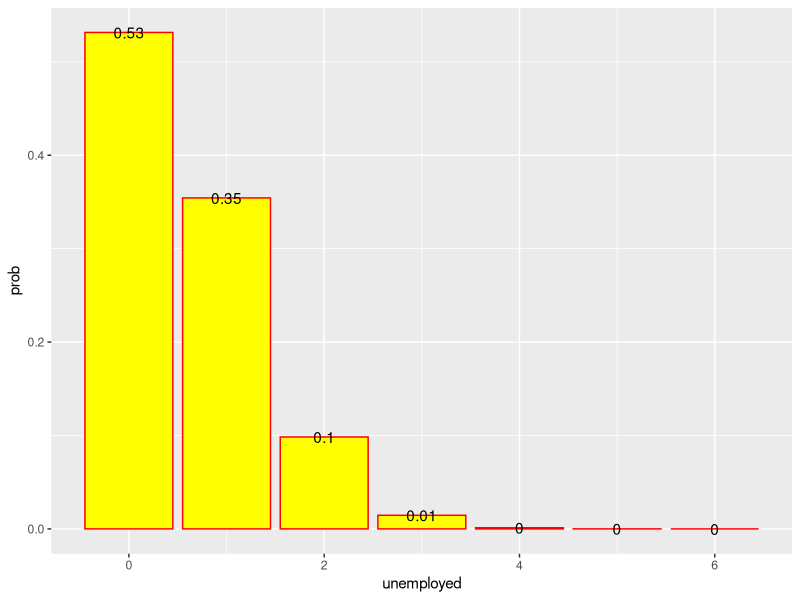
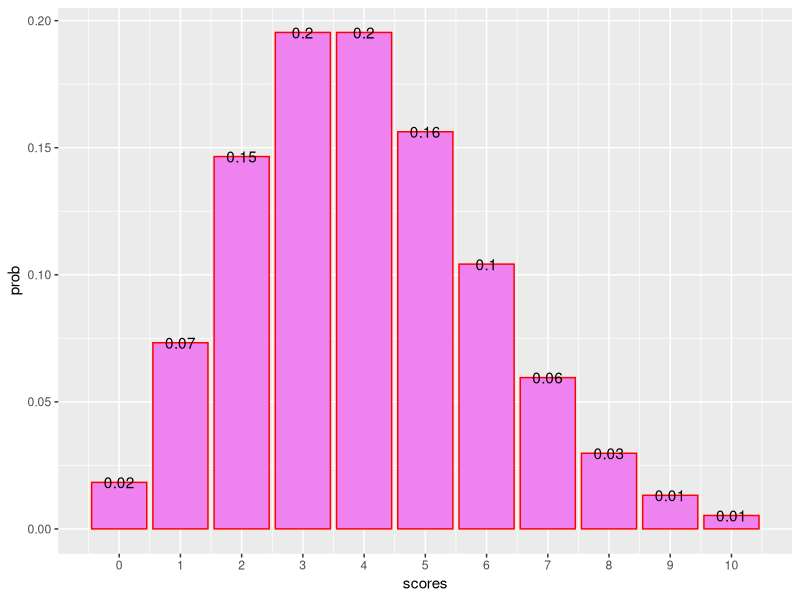

The R source for these figures, in order: (Note: this script raises an error after producing the figures.)
### Theory of Probability and Mathematical Statistics, 2021 ###
### Lab 1 ###

### Binomial distribution ### 

### Problem 2 (Seminar 1) ### 
# Уровень безработицы среди взрослого населения в некотором крупном городе страны составляет 10%. Какова вероятность того, что среди 6 случайно
# отобранных жителей этого города не более 2 человек окажутся безработными?
choose(6, 2)*0.1^2*0.9^4 + choose(6, 1)*0.1^1*0.9^5 + choose(6, 0)*0.1^0*0.9^6
pbinom(2, size = 6, prob = 0.1) 

# plot the distribution
data1 <- data.frame(unemployed = 0:6, prob = dbinom(0:6, 6, 0.1))
install.packages("ggplot2")
library(ggplot2)
ggplot(data1, aes(unemployed, prob)) + geom_bar(stat = "identity", colour = 'red', fill = 'yellow')+geom_text(aes(label=round(prob, 2)))

### Poisson distribution ###
### Problem 1 (Seminar 2) ###
### Количество голов, забитой футбольной командой N соперникам, имеет распределение Пуассона. Известно, что в среднем за один тайм (45 минут)
### команда N забивает 2 гола.
### Найдите вероятность того, что за футбольный матч (90 минут) команда N
### забьет 3 мяча?
exp(-4)*4^3/factorial(3)
dpois(x = 3, lambda = 4)

# plot the distribution
data2 <- data.frame(scores = 0:10, prob = dpois(0:10, 4)) # let us take N = 10 for illustration purposes
data2
ggplot(data2, aes(scores, prob)) + 
  geom_bar(stat = "identity", colour = 'red', fill = 'violet') +
  geom_text(aes(label=round(prob, 2))) +
  scale_x_continuous(breaks=seq(0,10,1))

# Найдите вероятность того, что за футбольный матч (90 минут) команда N
# забьет менее 3 голов?
ppois(q = 2, lambda = 4)

#####################################################################################
### Practice makes perfect ###
### Problem 2 (Seminar 2) ###
### В среднем на 4 страницы текста книги приходится 1 опечатка. Найдите вероятность того, что на одной странице текста книги встретится более одной
### опечатки, если сл. в. «число опечаток в книге» имеет приближенно распределение
### Пуассона?

### Problem 3 (Seminar 2) ###
### Вероятность того, что пассажир не придет к отправлению автобуса, равна 0.01. Найдите вероятность того, что 2 из 30 пассажиров не придут к
### отправлению автобуса. Сравните ответы, полученные с помощью биномиального
### распределения и распределения Пуассона.

#####################################################################################
### Compare Poisson and Binomial distribution ###
n =  ### try different sample sizes
prob =  ### and different probabilities
data3 <- data.frame(k = 0:n, Poisson_dist = dpois(x = 0:n, lambda = n*prob),
                 Binomial_dist = dbinom(x = 0:n, size = n, p = prob))
head(data3)
install.packages("tidyr")
library(tidyr)
data4 <- gather(data3, "Dist", "Probability", 2:3)
data4
ggplot(data4, aes(x = k, y = Probability, fill = Dist)) +
  geom_col(position = "dodge") + labs(x = "the number of events", y = "Probability")

#####################################################################################

